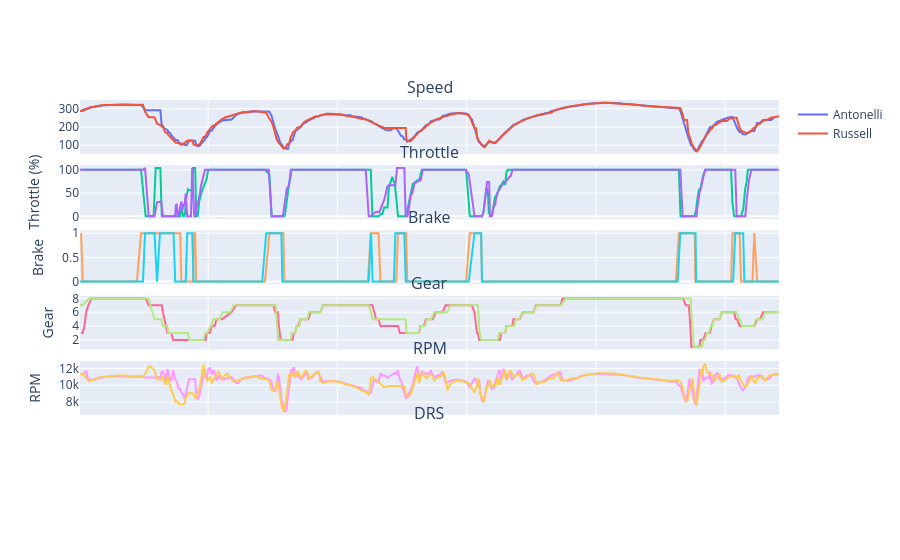

Notebook cell for this chart:
### Code cell
# Antonelli - RPM
fig.add_trace(
    go.Scatter(
        x=antonelli_car_data["Distance"],
        y=antonelli_car_data["RPM"],
        name="Antonelli",
        mode="lines",
        showlegend=False
    ),
    row=5,
    col=1
)

# Russell - RPM
fig.add_trace(
    go.Scatter(
        x=russell_car_data["Distance"],
        y=russell_car_data["RPM"],
        name="Russell",
        mode="lines",
        showlegend=False
    ),
    row=5,
    col=1
)

fig.update_yaxes(title_text="RPM", row=5, col=1)

### Figure 1 — Plotly figure (JSON) as saved in the notebook; plotly's stock layout.template omitted (floating-point values rounded to 4 significant figures; data arrays with more than 128 entries replaced by an {"elided": "..."} marker saying what was removed)
{"data": [{"mode": "lines", "name": "Antonelli", "type": "scatter", "x": {"elided": "349 float values"}, "xaxis": "x", "y": {"elided": "349 float values"}, "yaxis": "y"}, {"mode": "lines", "name": "Russell", "type": "scatter", "x": {"elided": "347 float values"}, "xaxis": "x", "y": {"elided": "347 float values"}, "yaxis": "y"}, {"mode": "lines", "name": "Antonelli", "showlegend": false, "type": "scatter", "x": {"elided": "349 float values"}, "xaxis": "x2", "y": {"elided": "349 float values"}, "yaxis": "y2"}, {"mode": "lines", "name": "Russell", "showlegend": false, "type": "scatter", "x": {"elided": "347 float values"}, "xaxis": "x2", "y": {"elided": "347 float values"}, "yaxis": "y2"}, {"mode": "lines", "name": "Antonelli", "showlegend": false, "type": "scatter", "x": {"elided": "349 float values"}, "xaxis": "x3", "y": {"elided": "349 int values"}, "yaxis": "y3"}, {"mode": "lines", "name": "Russell", "showlegend": false, "type": "scatter", "x": {"elided": "347 float values"}, "xaxis": "x3", "y": {"elided": "347 int values"}, "yaxis": "y3"}, {"mode": "lines", "name": "Antonelli", "showlegend": false, "type": "scatter", "x": {"elided": "349 float values"}, "xaxis": "x4", "y": {"elided": "349 int values"}, "yaxis": "y4"}, {"mode": "lines", "name": "Russell", "showlegend": false, "type": "scatter", "x": {"elided": "347 float values"}, "xaxis": "x4", "y": {"elided": "347 int values"}, "yaxis": "y4"}, {"mode": "lines", "name": "Antonelli", "showlegend": false, "type": "scatter", "x": {"elided": "349 float values"}, "xaxis": "x5", "y": {"elided": "349 float values"}, "yaxis": "y5"}, {"mode": "lines", "name": "Russell", "showlegend": false, "type": "scatter", "x": {"elided": "347 float values"}, "xaxis": "x5", "y": {"elided": "347 float values"}, "yaxis": "y5"}], "layout": {"annotations": [{"font": {"size": 16}, "showarrow": false, "text": "Speed", "x": 0.5, "xanchor": "center", "xref": "paper", "y": 1, "yanchor": "bottom", "yref": "paper"}, {"font": {"size": 16}, "showarrow": false, "text": "Throttle", "x": 0.5, "xanchor": "center", "xref": "paper", "y": 0.8283, "yanchor": "bottom", "yref": "paper"}, {"font": {"size": 16}, "showarrow": false, "text": "Brake", "x": 0.5, "xanchor": "center", "xref": "paper", "y": 0.6567, "yanchor": "bottom", "yref": "paper"}, {"font": {"size": 16}, "showarrow": false, "text": "Gear", "x": 0.5, "xanchor": "center", "xref": "paper", "y": 0.485, "yanchor": "bottom", "yref": "paper"}, {"font": {"size": 16}, "showarrow": false, "text": "RPM", "x": 0.5, "xanchor": "center", "xref": "paper", "y": 0.3133, "yanchor": "bottom", "yref": "paper"}, {"font": {"size": 16}, "showarrow": false, "text": "DRS", "x": 0.5, "xanchor": "center", "xref": "paper", "y": 0.1417, "yanchor": "bottom", "yref": "paper"}], "xaxis": {"anchor": "y", "domain": [0, 1], "matches": "x6", "showticklabels": false}, "xaxis2": {"anchor": "y2", "domain": [0, 1], "matches": "x6", "showticklabels": false}, "xaxis3": {"anchor": "y3", "domain": [0, 1], "matches": "x6", "showticklabels": false}, "xaxis4": {"anchor": "y4", "domain": [0, 1], "matches": "x6", "showticklabels": false}, "xaxis5": {"anchor": "y5", "domain": [0, 1], "matches": "x6", "showticklabels": false}, "xaxis6": {"anchor": "y6", "domain": [0, 1]}, "yaxis": {"anchor": "x", "domain": [0.8583, 1]}, "yaxis2": {"anchor": "x2", "domain": [0.6867, 0.8283], "title": {"text": "Throttle (%)"}}, "yaxis3": {"anchor": "x3", "domain": [0.515, 0.6567], "title": {"text": "Brake"}}, "yaxis4": {"anchor": "x4", "domain": [0.3433, 0.485], "title": {"text": "Gear"}}, "yaxis5": {"anchor": "x5", "domain": [0.1717, 0.3133], "title": {"text": "RPM"}}, "yaxis6": {"anchor": "x6", "domain": [0, 0.1417]}}}
